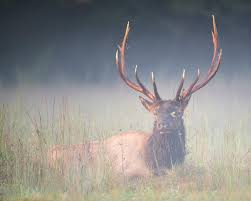
#> input picture codes/point_op/images/deer.jpeg, 251 x 201 px
$ python hist_normalization.py
#> lines starting #> are read from the running program, lines starting #| are printed output that depends on the picture
import cv2
import matplotlib.pyplot as plt


img = cv2.imread('./images/deer.jpeg', cv2.IMREAD_GRAYSCALE)
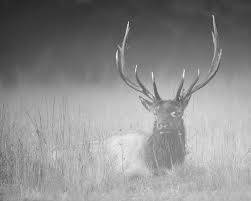
#> img: shape (201, 251); min 37, max 248, mean 141

# normalization
img_stretched = cv2.normalize(img, None, 0, 255, cv2.NORM_MINMAX)
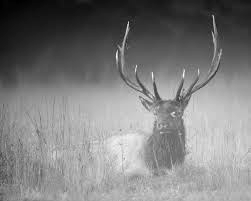
#> img_stretched: shape (201, 251); min 0, max 255, mean 125.6

# plot both images and histograms
fig, axs = plt.subplots(2, 2, figsize=(10, 8))
fig.suptitle('Image Stretching Example', fontsize=16)
axs[0, 0].imshow(img, cmap='gray')
axs[0, 0].set_title('Original Image')
axs[1, 0].hist(img.ravel(), 256, [0, 256], color='gray')
axs[1, 0].set_title('Original Histogram')
axs[0, 1].imshow(img_stretched, cmap='gray')
axs[0, 1].set_title('Stretched Image')
axs[1, 1].hist(img_stretched.ravel(), 256, [0, 256], color='gray')
axs[1, 1].set_title('Stretched Histogram')
plt.show()
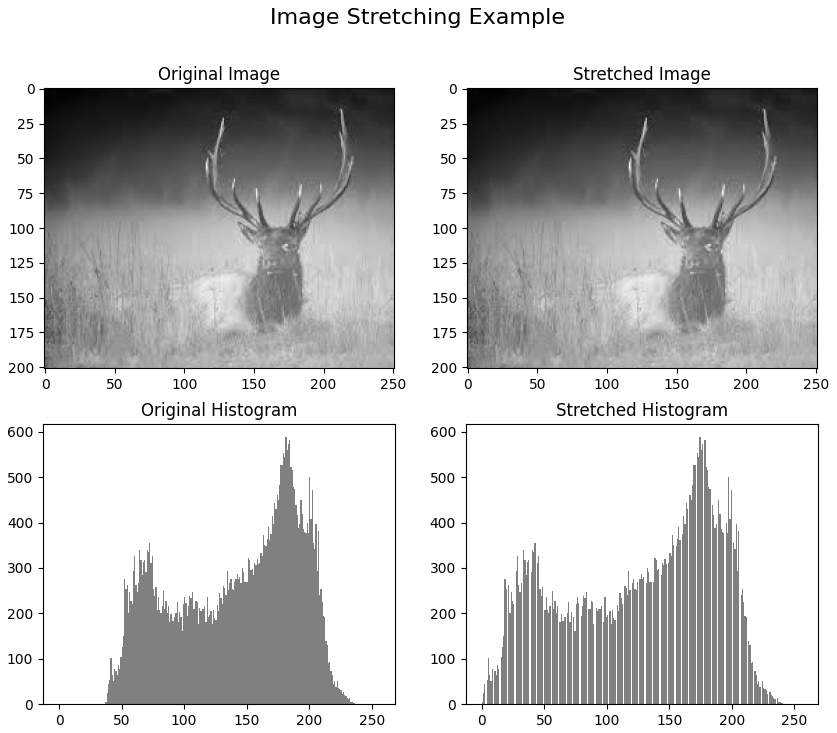
#> figure drawn by matplotlib, 4 panels; panel 3: tallest bar 588 high, from x = 181 to 182; panel 4: tallest bar 588 high, from x = 174 to 175

$ run again, with codes/point_op/images/tree.jpeg copied over codes/point_op/images/deer.jpeg
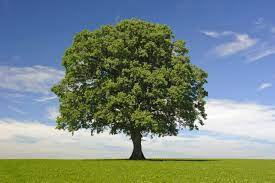
#> input picture codes/point_op/images/tree.jpeg, 275 x 183 px
#> `img = cv2.imread('./images/deer.jpeg', cv2.IMREAD_GRAYSCALE)`:
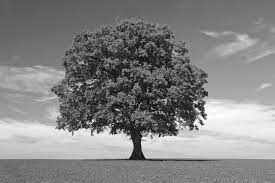
#> img: shape (183, 275); min 0, max 255, mean 131.3
#> `plt.show()`:
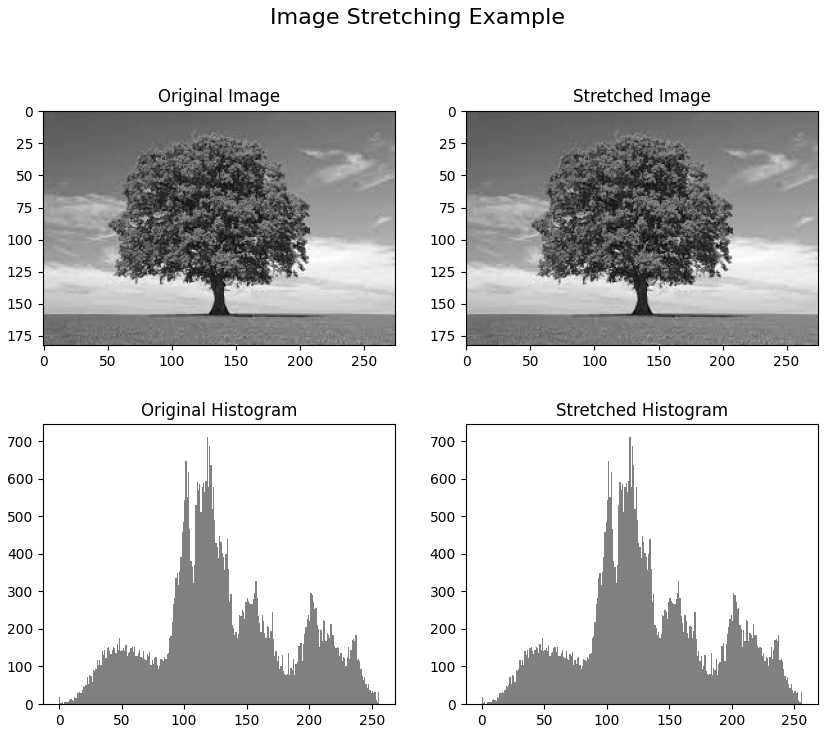
#> figure drawn by matplotlib, 4 panels; panel 3: tallest bar 710 high, from x = 118 to 119; panel 4: tallest bar 710 high, from x = 118 to 119
